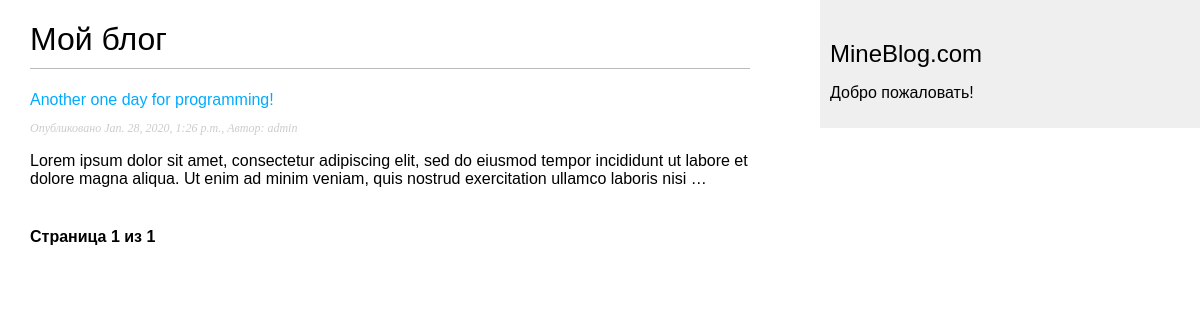
Page /blog/ on the earlier database version.
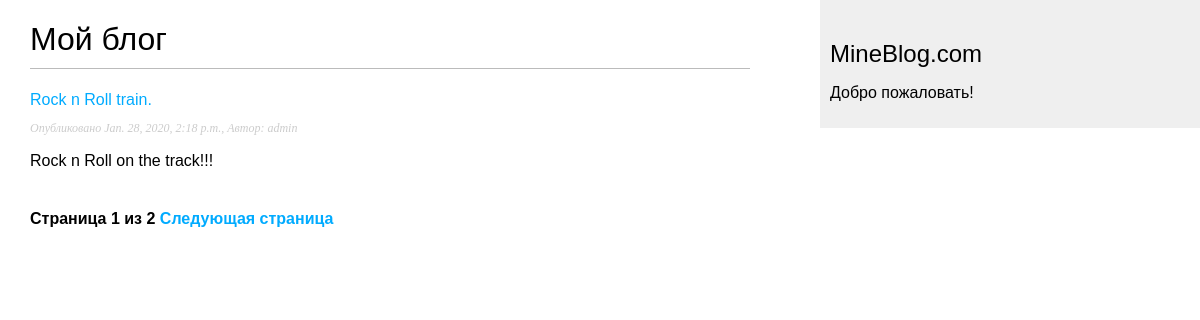
Same page on the later database version.
### blog/models.py (models this page shows, shortened)
class Post(models.Model):
    STATUS_CHOICES = (
        ('draft', 'Draft'),
        ('published', 'Published'),
    )
    title = models.CharField(max_length=200)
    slug = models.SlugField(max_length=200, unique_for_date='publish')
    author = models.ForeignKey(User, on_delete=models.CASCADE, related_name='blog_posts')
    body = models.TextField(max_length=pow(10, 5))
    publish = models.DateTimeField(default=timezone.now)
    created = models.DateTimeField(auto_now_add=True)
    updated = models.DateTimeField(auto_now=True)
    status = models.CharField(max_length=10, choices=STATUS_CHOICES, default='draft')
    tags = TaggableManager()
    class Meta:
        ordering = ('-publish',)
    objects = models.Manager()
    published = PublishedManager()
    def get_absolute_url(self):
        return reverse('blog:post_detail', args=[
            self.publish.year, self.publish.month,
            self.publish.day, self.slug,
        ])

### blog/views.py (the view)
# urls.py: path('', views.PostListView.as_view(), name='post_list'),
class PostListView(ListView):
    queryset = Post.published.all()
    context_object_name = 'posts'
    paginate_by = 1
    template_name = 'blog/post/list.html'

### blog/templates/blog/post/list.html (shortened to what this page needs)
{% extends "blog/base.html" %}
{% block content %}
    <h1>
        Мой блог
    </h1>
    {% for post in posts %}
        <a href="{{ post.get_absolute_url }}">{{ post.title }}</a>
        <p class="date">Опубликовано {{ post.publish }},
            Автор: {{ post.author }}</p>
        {{ post.body|truncatewords:30|linebreaks }}
    {% endfor %}
    {% include "pagination.html" with page=page_obj %}
{% endblock %}

Differences in the rows shown:
no longer on this page (row unchanged): Post: title "Another one day for programming!", publish "Jan. 28, 2020, 1:26 p.m.", author "admin", body "Lorem ipsum dolor sit amet, consectetur adipiscing elit, sed do eiusmod tempor incididunt ut labore et dolore magna aliqua. Ut enim ad minim veniam, quis nostrud exercitation ullamco laboris nisi …"
now on this page (row edited): Post: title "Rock n Roll train.", publish "Jan. 28, 2020, 2:18 p.m.", author "admin", body "Rock n Roll on the track!!!"
Other differences:
{{ page.paginator.num_pages }}: "1" → "2"
text now shown: "Следующая страница"
